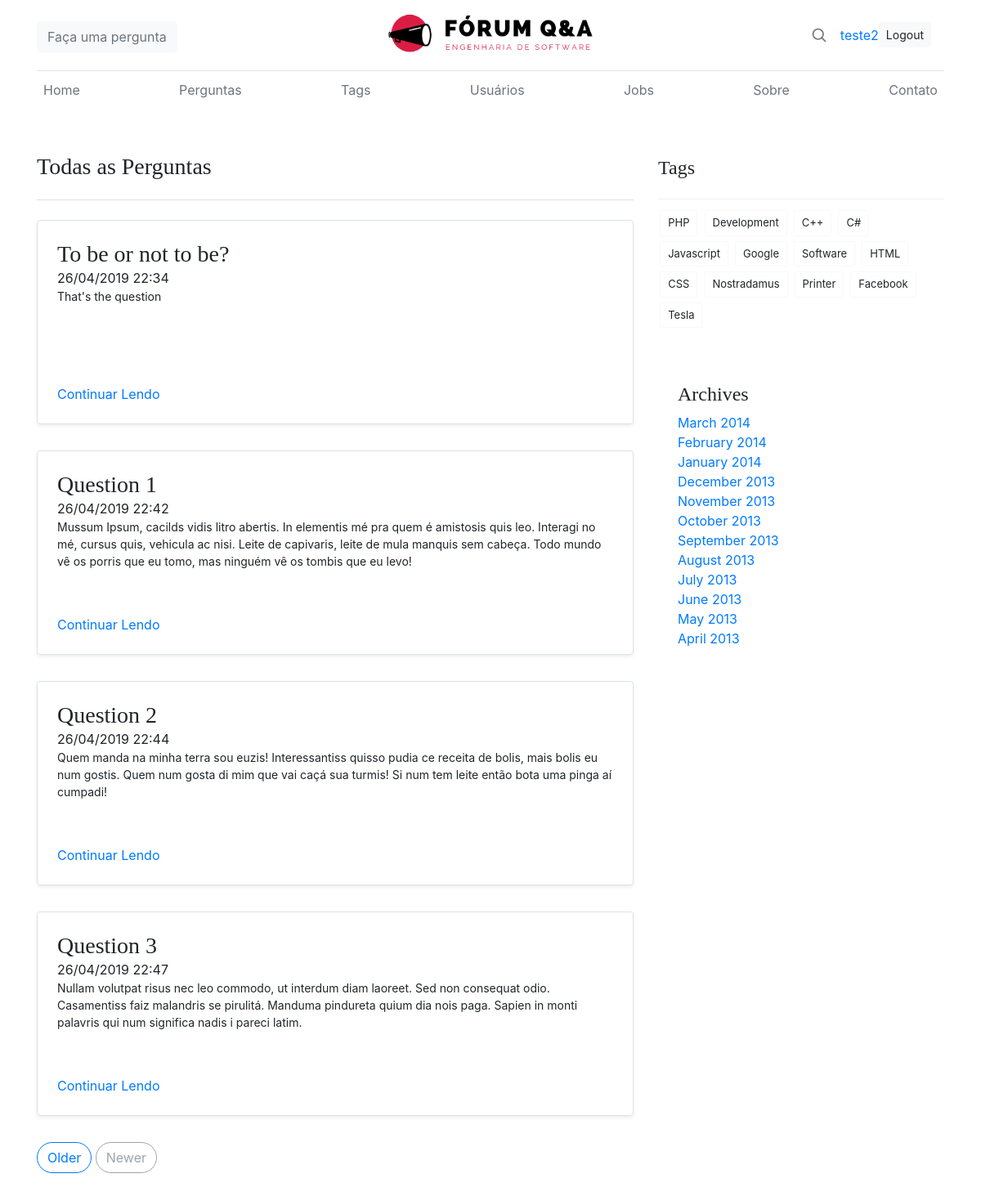
The page /all-posts/ (signed in) on the database its author committed.
### posts/models.py (models this page shows)
class Question(models.Model):
	title = description = models.CharField(max_length=512)
	description = models.TextField()
	creation_date = models.DateTimeField(auto_now=False, auto_now_add=True)
	last_modification_date = models.DateTimeField(auto_now=True, auto_now_add=False)
	user = models.ForeignKey(User , on_delete=models.CASCADE)

### forum/views.py (the view)
# urls.py: path('all-posts/', views.all_posts , name='all_posts'),
def all_posts(request):
    context = {
        'title': 'Perguntas'
    }
    questions = Question.objects.all()
    context['posts'] = questions
    return render(request, 'forum/posts.html', context)

### forum/templates/forum/posts.html (shortened to what this page needs)
{% extends "forum/base.html" %}
{% load static %}
{% block content %}
<div class='container'>
    {%  include "forum/header.html" %}
    <div class="row">
        <div class="col-md-8 blog-main mt-5">
            <h3 class="pb-4 mb-4 border-bottom">
                Todas as Perguntas
            </h3>
            {% for post in posts %}
            <div class="row mb-2">
                <div class="col-md-12">
                    <div
                        class="row no-gutters border rounded overflow-hidden flex-md-row mb-4 shadow-sm h-md-250 position-relative">
                        <div class="col p-4 d-flex flex-column position-static">
                            <h3 class="mb-0">{{ post.title }}</h3>
                            <time class="post__header-time">{{post.creation_date|date:"d/m/Y H:i"}}</time>
                            <p class="card-text mb-auto">{{ post.description }}</p>
                            <a href="../post/{{post.id}}" class="stretched-link">Continuar Lendo</a>
                        </div>
                    </div>
                </div>
            </div>
            {% endfor %}
            <nav class="blog-pagination">
                <a class="btn btn-outline-primary" href="#">Older</a>
                <a class="btn btn-outline-secondary disabled" href="#" tabindex="-1" aria-disabled="true">Newer</a>
            </nav>
        </div>
        <aside class="col-md-4 blog-sidebar mt-5">
                <div class="widget">
                        <header class="widget__header mt-1 pb-3">
                            <h4>Tags</h4>
                        </header>
                        <div class="widget__tags">
                            <a class="tag">PHP</a>
                            <a class="tag">Development</a>
                            <a class="tag">C++</a>
                            <a class="tag">C#</a>
                            <a class="tag">Javascript</a>
                            <a class="tag">Google</a>
                            <a class="tag">Software</a>
                            <a class="tag">HTML</a>
                            <a class="tag">CSS</a>
                            <a class="tag">Nostradamus</a>
                            <a class="tag">Printer</a>
                            <a class="tag">Facebook</a>
                            <a class="tag">Tesla</a>
                        </div>
                    </div>
                <div class="p-4">
                  <h4>Archives</h4>
                  <ol class="list-unstyled mb-0">
                    <li><a href="#">March 2014</a></li>
                    <li><a href="#">February 2014</a></li>
                    <li><a href="#">January 2014</a></li>
                    <li><a href="#">December 2013</a></li>
                    <li><a href="#">November 2013</a></li>
                    <li><a href="#">October 2013</a></li>
                    <li><a href="#">September 2013</a></li>
                    <li><a href="#">August 2013</a></li>
                    <li><a href="#">July 2013</a></li>
                    <li><a href="#">June 2013</a></li>
                    <li><a href="#">May 2013</a></li>
                    <li><a href="#">April 2013</a></li>
                  </ol>
                </div>
              </aside>
    </div>
</div>
{% endblock %}

### forum/templates/forum/header.html
{% load static %}
<header class="blog-header py-3">
        <div class="row flex-nowrap justify-content-between align-items-center">
          <div class="col-4 pt-1">
              <button type="button" class="btn btn-light">
                <a href="{% url 'posts:create_post' %}" class="text-muted">Faça uma pergunta</a>
              </button>
          </div>
          <div class="col-4 text-center">
            <a class="blog-header-logo text-dark" href="{% url 'forum:index' %}">
              <img src="{% static 'forum/img/logo_top.png' %}" class="card-img-top"alt="logo">
            </a>
          </div>
          <div class="col-4 d-flex justify-content-end align-items-center">
            <a class="text-muted" href="#">
              <svg xmlns="http://www.w3.org/2000/svg" width="20" height="20" fill="none" stroke="currentColor" stroke-linecap="round" stroke-linejoin="round" stroke-width="2" class="mx-3" role="img" viewBox="0 0 24 24" focusable="false"><title>Search</title><circle cx="10.5" cy="10.5" r="7.5"/><path d="M21 21l-5.2-5.2"/></svg>
            </a>
            {% if user.is_authenticated %}
            <a href="{% url 'users:profile' %}"> {{ user.username }}</a>
            <a class="btn btn-sm btn btn-light mr-3" href="{% url 'users:logout' %}">Logout</a>
            {% else %}
            <a class="btn btn-sm btn btn-light mr-3" href="{% url 'users:login' %}">Entrar</a>
            <a class="btn btn-sm btn-outline-secondary" href="{% url 'users:register' %}">Registrar-se</a>
            {% endif %}
          </div>
        </div>
      </header>
      <div class="nav-scroller py-1 mb-2">
        <nav class="nav d-flex justify-content-between">
          <a class="p-2 text-muted" href="{% url 'forum:index' %}">Home</a>
          <a class="p-2 text-muted" href="{% url 'forum:all_posts' %}">Perguntas</a>
          <a class="p-2 text-muted" href="#">Tags</a>
          <a class="p-2 text-muted" href="{% url 'forum:users' %}">Usuários</a>
          <a class="p-2 text-muted" href="#">Jobs</a>
          <a class="p-2 text-muted" href="#">Sobre</a>
          <a class="p-2 text-muted" href="#">Contato</a>
        </nav>
      </div>

### static/forum/css/base.css (style rules this page uses)
.blog-header { line-height: 1; border-bottom: 1px solid #e5e5e5; }
.blog-header-logo { font-family: "Playfair Display", Georgia, "Times New Roman", serif; font-size: 2.25rem; }
h1, h2, h3, h4, h5, h6 { font-family: "Playfair Display", Georgia, "Times New Roman", serif; }
.nav-scroller { position: relative; z-index: 2; height: 2.75rem; overflow-y: hidden; }
.nav-scroller .nav { display: -ms-flexbox; display: flex; -ms-flex-wrap: nowrap; flex-wrap: nowrap; padding-bottom: 1rem; margin-top: -1px; overflow-x: auto; text-align: center; white-space: nowrap; -webkit-overflow-scrolling: touch; }
@media (min-width: 768px) { .h-md-250 { height: 250px; } }
.blog-pagination { margin-bottom: 4rem; }
.blog-pagination > .btn { border-radius: 2rem; }
p { font-size: 14px; margin: 0 0 10px; }
.widget { margin-bottom: 40px; }
.widget__header { display: flex; align-items: center; justify-content: space-between; font-size: 0.875rem; padding-bottom: 0.625rem; margin-bottom: 0.625rem; border-bottom: 1px solid rgba(0, 0, 0, 0.0470588); }
.widget__tags { font-size: 0.8125rem; }
.widget__tags .tag { background: rgba(255, 255, 255, 0.97); box-shadow: 0 0 1px rgba(0, 0, 0, 0.15); border: 1px solid rgba(255, 255, 255, 0.15); color: rgba(0, 0, 0, 0.6); display: inline-block; padding: 0.25rem 0.5rem; margin: 0.25rem 0.2rem; }

### rows shown on the page
Question: title "To be or not to be?", creation_date "26/04/2019 22:34", description "That's the question"
Question: title "Question 1", creation_date "26/04/2019 22:42", description "Mussum Ipsum, cacilds vidis litro abertis. In elementis mé pra quem é amistosis quis leo. Interagi no mé, cursus quis, vehicula ac nisi. Leite de capivaris, leite de mula manquis sem cabeça. Todo mundo vê os porris que eu tomo, mas ninguém vê os tombis que eu levo!"
Question: title "Question 2", creation_date "26/04/2019 22:44", description "Quem manda na minha terra sou euzis! Interessantiss quisso pudia ce receita de bolis, mais bolis eu num gostis. Quem num gosta di mim que vai caçá sua turmis! Si num tem leite então bota uma pinga aí cumpadi!"
Question: title "Question 3", creation_date "26/04/2019 22:47", description "Nullam volutpat risus nec leo commodo, ut interdum diam laoreet. Sed non consequat odio. Casamentiss faiz malandris se pirulitá. Manduma pindureta quium dia nois paga. Sapien in monti palavris qui num significa nadis i pareci latim."

### other values the page prints
{{ user.username }} "teste2"
